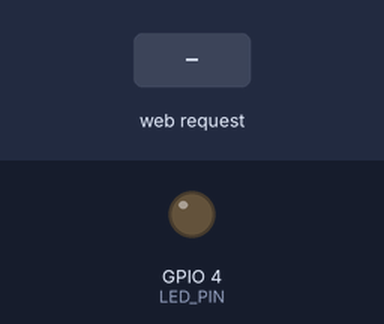
A sketch run on a simulated ESP32-S3. Parts: output pins drawn as LEDs (lit = HIGH). The test bench sets the inputs (shaded band). WiFi joins after 1.5 s; servers stay silent unless stated; what the sketch prints to the serial monitor is not drawn.

Above: at 2.7 s.
2.8 s: HTTP request GET /toggle received
At 4.0 s:
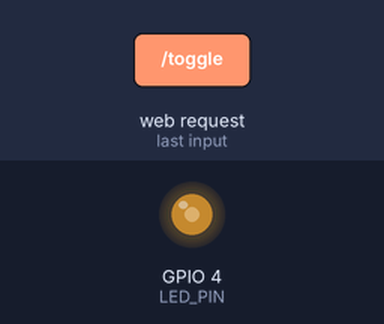
4.3 s: HTTP request GET /level?v=1 received
At 5.2 s:
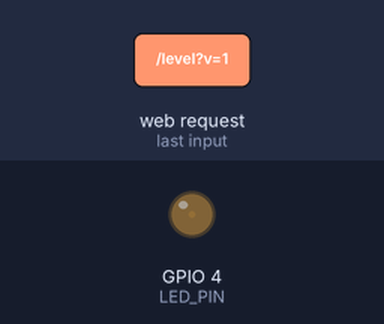
5.8 s: HTTP request GET /level?v=120 received
At 6.3 s:
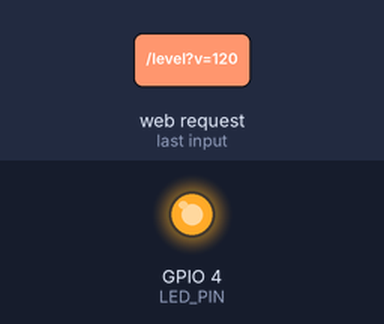
Timing chart, 0 to 8.8 s (numbered marks = the images above; inputs shaded):
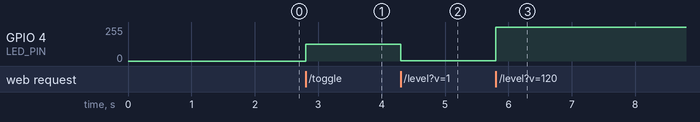

Measured:
- after the input at 2.8 s, GPIO 4 (LED_PIN): 0/255 → 127/255 at once
- after the input at 4.3 s, GPIO 4 (LED_PIN): 127/255 → 2/255 at once
- after the input at 5.8 s, GPIO 4 (LED_PIN): 2/255 → 255/255 at once

The sketch:

l8_webserver.ino
```cpp
#include <WiFi.h>
#include <WebServer.h>

const char* SSID = "MyNetwork";
const char* PASS = "MyPassword";
const int LED_PIN = 4;

WebServer server(80);
bool ledOn = false;
int level = 50;                                  // яркость, %

void applyLed() {
  ledcWrite(LED_PIN, ledOn ? level * 255 / 100 : 0);
}

void handleRoot() {                              // страница строится из текущего состояния
  String html = "<!DOCTYPE html><html><head><meta charset='utf-8'>"
                "<meta name='viewport' content='width=device-width'></head><body>"
                "<h2>ESP32-S3</h2><p>LED: ";
  html += ledOn ? "ВКЛ" : "ВЫКЛ";
  html += "</p><p><a href='/toggle'>Вкл/выкл</a></p>"
          "<form action='/level'><input type='range' name='v' min='0' max='100' value='";
  html += level;
  html += "' onchange='this.form.submit()'></form></body></html>";
  server.send(200, "text/html", html);
}

void redirectHome() {                            // 303: браузер снова запросит "/"
  server.sendHeader("Location", "/");
  server.send(303);
}

void handleToggle() {
  ledOn = !ledOn;
  applyLed();
  redirectHome();
}

void handleLevel() {
  if (server.hasArg("v")) {
    level = constrain(server.arg("v").toInt(), 0, 100);
    applyLed();
  }
  redirectHome();
}

void setup() {
  Serial.begin(115200);
  ledcAttach(LED_PIN, 5000, 8);
  WiFi.mode(WIFI_STA);
  WiFi.begin(SSID, PASS);
  uint32_t start = millis();
  while (WiFi.status() != WL_CONNECTED && millis() - start < 15000) delay(300);
  Serial.println(WiFi.localIP());                // этот адрес откройте в браузере

  server.on("/", handleRoot);
  server.on("/toggle", handleToggle);
  server.on("/level", handleLevel);
  server.begin();
}

void loop() {
  server.handleClient();                         // обработать входящие запросы
  delay(2);
}
```
